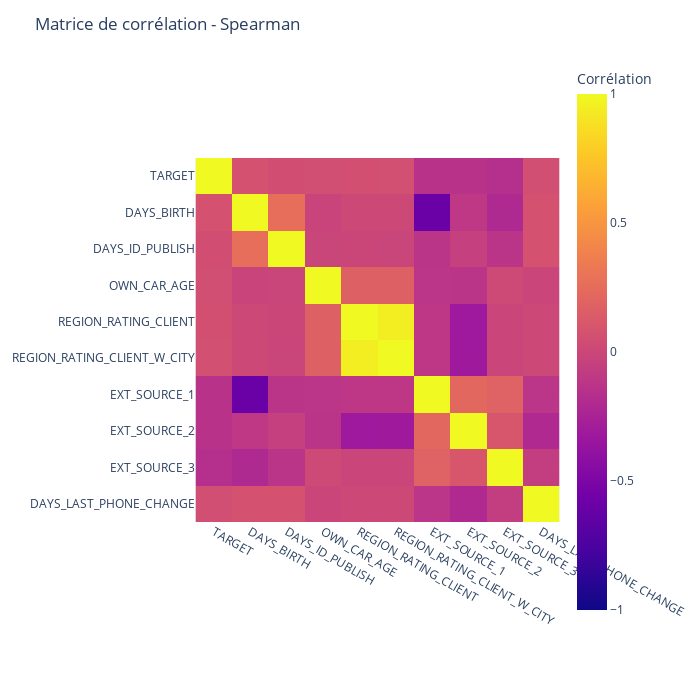

The cell this chart's notebook holds for it:
### Code cell
fig = px.imshow(corr, x=corr.columns, y=corr.columns, labels=dict(color='Corrélation'), color_continuous_midpoint=0)
fig.update_layout(title_text="Matrice de corrélation - Spearman")

# Ajustez la taille du graphique en fonction de la taille de l'écran
fig.update_layout(
    width=700,  # Vous pouvez ajuster la largeur en fonction de vos besoins
    height=700  # Vous pouvez ajuster la hauteur en fonction de vos besoins
)

fig.show()

### Figure 1 — Plotly figure (JSON) as saved in the notebook; plotly's stock layout.template omitted (floating-point values rounded to 4 significant figures)
{"data": [{"coloraxis": "coloraxis", "name": "0", "x": ["TARGET", "DAYS_BIRTH", "DAYS_ID_PUBLISH", "OWN_CAR_AGE", "REGION_RATING_CLIENT", "REGION_RATING_CLIENT_W_CITY", "EXT_SOURCE_1", "EXT_SOURCE_2", "EXT_SOURCE_3", "DAYS_LAST_PHONE_CHANGE"], "y": ["TARGET", "DAYS_BIRTH", "DAYS_ID_PUBLISH", "OWN_CAR_AGE", "REGION_RATING_CLIENT", "REGION_RATING_CLIENT_W_CITY", "EXT_SOURCE_1", "EXT_SOURCE_2", "EXT_SOURCE_3", "DAYS_LAST_PHONE_CHANGE"], "z": [[1.0, 0.0765, 0.05129, 0.05239, 0.05763, 0.05974, -0.1481, -0.1439, -0.1624, 0.05272], [0.0765, 1.0, 0.2638, -0.02054, 0.01027, 0.00902, -0.6003, -0.1016, -0.2048, 0.07426], [0.05129, 0.2638, 1.0, -0.009089, -0.00583, -0.008673, -0.1339, -0.05142, -0.133, 0.07537], [0.05239, -0.02054, -0.009089, 1.0, 0.1669, 0.1674, -0.1251, -0.1323, 0.02084, -0.01281], [0.05763, 0.01027, -0.00583, 0.1669, 1.0, 0.9501, -0.1132, -0.3228, -0.01456, 0.01537], [0.05974, 0.00902, -0.008673, 0.1674, 0.9501, 1.0, -0.1137, -0.3171, -0.01314, 0.01594], [-0.1481, -0.6003, -0.1339, -0.1251, -0.1132, -0.1137, 1.0, 0.2202, 0.1803, -0.1258], [-0.1439, -0.1016, -0.05142, -0.1323, -0.3228, -0.3171, 0.2202, 1.0, 0.1053, -0.2051], [-0.1624, -0.2048, -0.133, 0.02084, -0.01456, -0.01314, 0.1803, 0.1053, 1.0, -0.05937], [0.05272, 0.07426, 0.07537, -0.01281, 0.01537, 0.01594, -0.1258, -0.2051, -0.05937, 1.0]], "type": "heatmap", "xaxis": "x", "yaxis": "y", "hovertemplate": "x: %{x}<br>y: %{y}<br>Corrélation: %{z}<extra></extra>"}], "layout": {"xaxis": {"anchor": "y", "domain": [0.0, 1.0], "scaleanchor": "y", "constrain": "domain"}, "yaxis": {"anchor": "x", "domain": [0.0, 1.0], "autorange": "reversed", "constrain": "domain"}, "coloraxis": {"colorbar": {"title": {"text": "Corrélation"}}, "colorscale": [[0.0, "#0d0887"], [0.1111, "#46039f"], [0.2222, "#7201a8"], [0.3333, "#9c179e"], [0.4444, "#bd3786"], [0.5556, "#d8576b"], [0.6667, "#ed7953"], [0.7778, "#fb9f3a"], [0.8889, "#fdca26"], [1.0, "#f0f921"]], "cmid": 0}, "margin": {"t": 60}, "title": {"text": "Matrice de corrélation - Spearman"}, "width": 700, "height": 700}}
